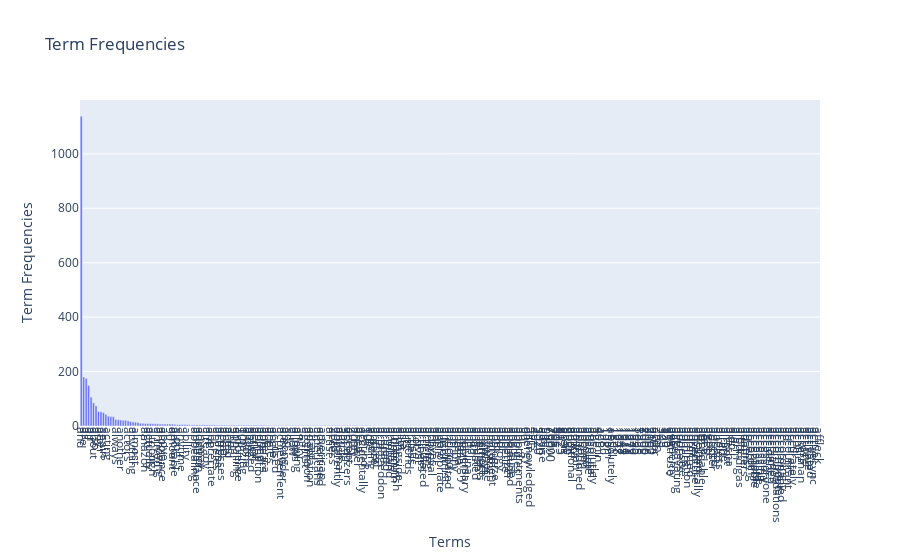

Notebook cell for this chart:
### Code cell
# Answer here
term_frequencies = np.asarray(X_counts.sum(axis=0))[0]

df_drawing = pd.DataFrame({
    'Terms': count_vect.get_feature_names_out()[:300],
    'Frequencies': term_frequencies[:300]
})

df_sorted = df_drawing.sort_values(by='Frequencies', ascending=False)

fig = px.bar(df_sorted, x='Terms', y='Frequencies', labels={'Frequencies': 'Term Frequencies'}, title='Term Frequencies')
fig.update_xaxes(tickangle=90, tickmode='array', tickvals=list(range(300)), ticktext=df_sorted['Terms'])
fig.show()

### Figure 1 — Plotly figure (JSON) as saved in the notebook; plotly's stock layout.template omitted (floating-point values rounded to 4 significant figures; data arrays with more than 128 entries replaced by an {"elided": "..."} marker saying what was removed)
{"data": [{"alignmentgroup": "True", "hovertemplate": "Terms=%{x}<br>Term Frequencies=%{y}<extra></extra>", "legendgroup": "", "marker": {"color": "#636efa", "pattern": {"shape": ""}}, "name": "", "offsetgroup": "", "orientation": "v", "showlegend": false, "textposition": "auto", "type": "bar", "x": {"elided": "300 str values"}, "xaxis": "x", "y": {"elided": "300 int values"}, "yaxis": "y"}], "layout": {"barmode": "relative", "legend": {"tracegroupgap": 0}, "title": {"text": "Term Frequencies"}, "xaxis": {"anchor": "y", "domain": [0, 1], "tickangle": 90, "tickmode": "array", "ticktext": {"elided": "300 str values"}, "tickvals": {"elided": "300 int values"}, "title": {"text": "Terms"}}, "yaxis": {"anchor": "x", "domain": [0, 1], "title": {"text": "Term Frequencies"}}}}
